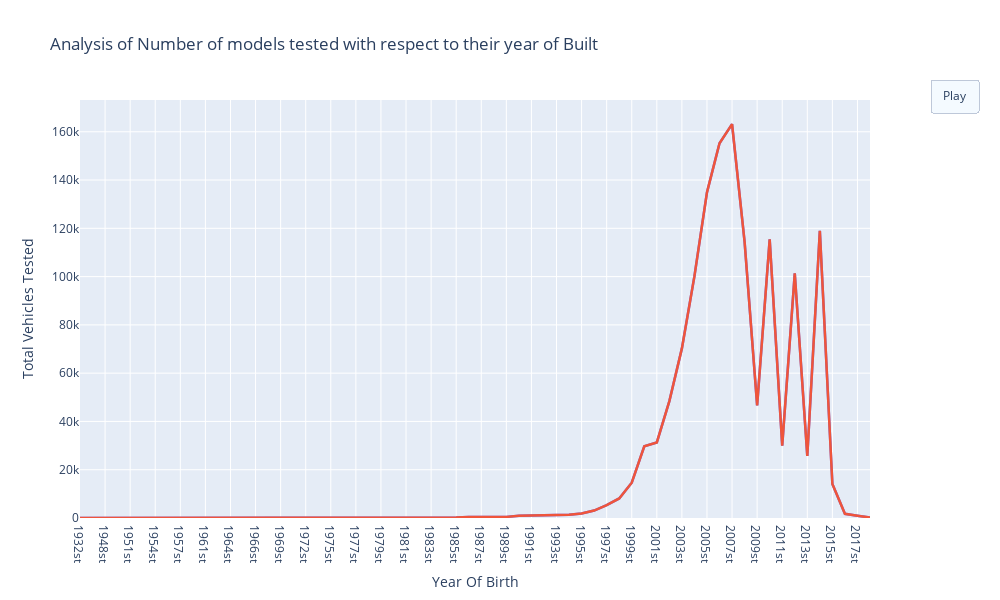

Notebook code cell kept with this figure:
### Code cell
trace1 = go.Scatter(x=year_pass.sort_values(by=["Year Of Birth"])["Year Of Birth"],
                    y=year_pass.sort_values(by=["Year Of Birth"])["Total Models Tested"],
                    mode='lines',
                    line=dict(width=2.5), visible = True)

trace2 = go.Scatter(x = year_pass.sort_values(by=["Year Of Birth"])["Year Of Birth"],
                    y = year_pass.sort_values(by=["Year Of Birth"])["Total Models Tested"],
                    mode='lines',
                    line=dict(width=2.5), visible = True)


frames = [dict(data= [dict(type='scatter',
                           x=year_pass.sort_values(by=["Year Of Birth"])["Year Of Birth"][:k+1],
                           y=year_pass.sort_values(by=["Year Of Birth"])["Total Models Tested"][:k+1]),
                      dict(type='scatter',
                           x=year_pass.sort_values(by=["Year Of Birth"])["Year Of Birth"][:k+1],
                           y=year_pass.sort_values(by=["Year Of Birth"])["Total Models Tested"][:k+1])],
               traces= [0, 1],  #
              )for k  in  range(1, len(year_pass.sort_values(by=["Year Of Birth"])["Total Models Tested"])-1)] 


layout = go.Layout(width=1000,
                   height=600,
                   showlegend=False,
                   hovermode='closest',
                   updatemenus=[dict(type='buttons', showactive=True,
                                y=1.05,
                                x=1.15,
                                xanchor='right',
                                yanchor='top',
                                pad=dict(t=0, r=10),
                                buttons=[dict(label='Play',
                                              method='animate',
                                              args=[None, 
                                                    dict(frame=dict(duration=10, 
                                                                    redraw=False),
                                                         transition=dict(duration=0),
                                                         fromcurrent=True,
                                                         mode='immediate')])])])


layout.update(xaxis =dict(range=[year_pass.sort_values(by=["Year Of Birth"])["Year Of Birth"][0], 
                                 year_pass.sort_values(by=["Year Of Birth"])["Year Of Birth"]
                                 [len(year_pass.sort_values(by=["Year Of Birth"]))-1]], autorange=True),
              yaxis =dict(range=[min(year_pass.sort_values(by=["Year Of Birth"])["Total Models Tested"])-0.5, 
                                 year_pass.sort_values(by=["Year Of Birth"])["Total Models Tested"].max()+10000], 
                          autorange=False));
fig = go.Figure(data=[trace1, trace2],frames = frames, layout=layout)
fig.update_layout(title_text='Analysis of Number of models tested with respect to their year of Built',
                 xaxis_title = "Year Of Birth",
                 yaxis_title = "Total Vehicles Tested")
fig.show()
fig.write_html("Test_vs_year.html")

### Figure 1 — Plotly figure (JSON) as saved in the notebook; plotly's stock layout.template omitted (floating-point values rounded to 4 significant figures)
{"data": [{"line": {"width": 2.5}, "mode": "lines", "type": "scatter", "visible": true, "x": ["1932st", "1939st", "1948st", "1950st", "1951st", "1952st", "1954st", "1955st", "1957st", "1960st", "1961st", "1962st", "1964st", "1965st", "1966st", "1968st", "1969st", "1970st", "1972st", "1974st", "1975st", "1976st", "1977st", "1978st", "1979st", "1980st", "1981st", "1982st", "1983st", "1984st", "1985st", "1986st", "1987st", "1988st", "1989st", "1990st", "1991st", "1992st", "1993st", "1994st", "1995st", "1996st", "1997st", "1998st", "1999st", "2000st", "2001st", "2002st", "2003st", "2004st", "2005st", "2006st", "2007st", "2008st", "2009st", "2010st", "2011st", "2012st", "2013st", "2014st", "2015st", "2016st", "2017st", "2018st"], "y": [1, 1, 1, 1, 1, 2, 2, 2, 2, 2, 3, 2, 4, 2, 1, 4, 2, 2, 1, 2, 1, 3, 3, 4, 5, 73, 85, 111, 189, 278, 252, 380, 352, 467, 459, 971, 1086, 991, 1071, 1370, 1904, 3088, 5333, 8103, 14614, 29680, 31321, 48414, 70257, 100186, 134896, 155260, 163158, 114380, 46614, 115452, 29987, 101358, 25683, 118938, 14066, 1733, 965, 181]}, {"line": {"width": 2.5}, "mode": "lines", "type": "scatter", "visible": true, "x": ["1932st", "1939st", "1948st", "1950st", "1951st", "1952st", "1954st", "1955st", "1957st", "1960st", "1961st", "1962st", "1964st", "1965st", "1966st", "1968st", "1969st", "1970st", "1972st", "1974st", "1975st", "1976st", "1977st", "1978st", "1979st", "1980st", "1981st", "1982st", "1983st", "1984st", "1985st", "1986st", "1987st", "1988st", "1989st", "1990st", "1991st", "1992st", "1993st", "1994st", "1995st", "1996st", "1997st", "1998st", "1999st", "2000st", "2001st", "2002st", "2003st", "2004st", "2005st", "2006st", "2007st", "2008st", "2009st", "2010st", "2011st", "2012st", "2013st", "2014st", "2015st", "2016st", "2017st", "2018st"], "y": [1, 1, 1, 1, 1, 2, 2, 2, 2, 2, 3, 2, 4, 2, 1, 4, 2, 2, 1, 2, 1, 3, 3, 4, 5, 73, 85, 111, 189, 278, 252, 380, 352, 467, 459, 971, 1086, 991, 1071, 1370, 1904, 3088, 5333, 8103, 14614, 29680, 31321, 48414, 70257, 100186, 134896, 155260, 163158, 114380, 46614, 115452, 29987, 101358, 25683, 118938, 14066, 1733, 965, 181]}], "layout": {"height": 600, "hovermode": "closest", "showlegend": false, "title": {"text": "Analysis of Number of models tested with respect to their year of Built"}, "updatemenus": [{"buttons": [{"args": [null, {"frame": {"duration": 10, "redraw": false}, "fromcurrent": true, "mode": "immediate", "transition": {"duration": 0}}], "label": "Play", "method": "animate"}], "pad": {"r": 10, "t": 0}, "showactive": true, "type": "buttons", "x": 1.15, "xanchor": "right", "y": 1.05, "yanchor": "top"}], "width": 1000, "xaxis": {"autorange": true, "range": ["2013st", "1972st"], "title": {"text": "Year Of Birth"}}, "yaxis": {"autorange": false, "range": [0.5, 173158], "title": {"text": "Total Vehicles Tested"}}}}
